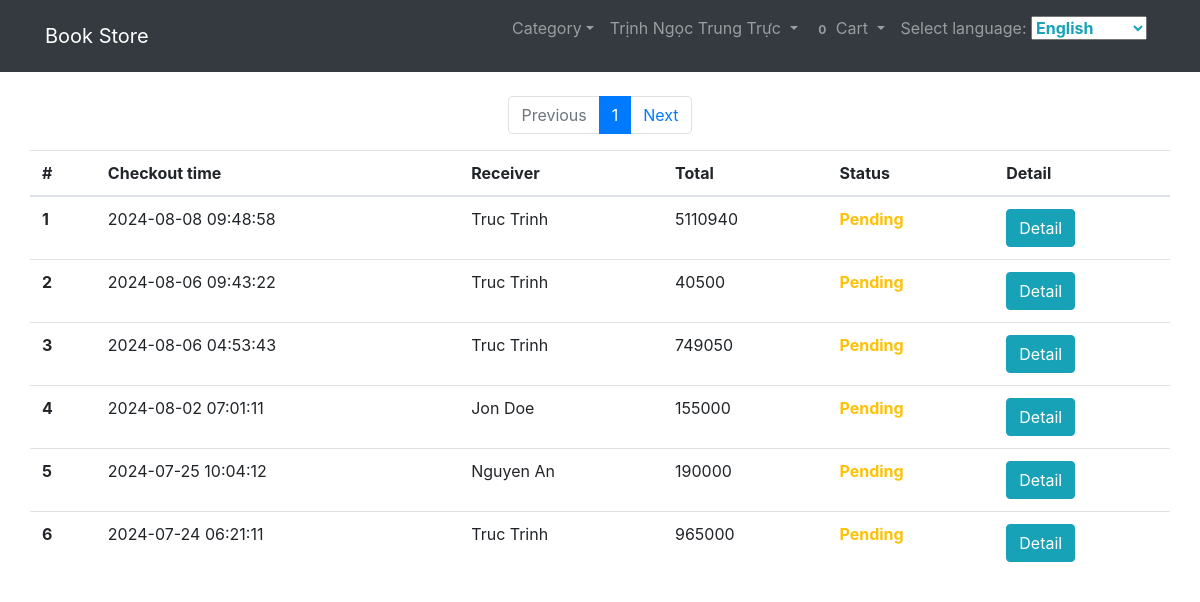
Page /history (signed in) on the earlier database version.
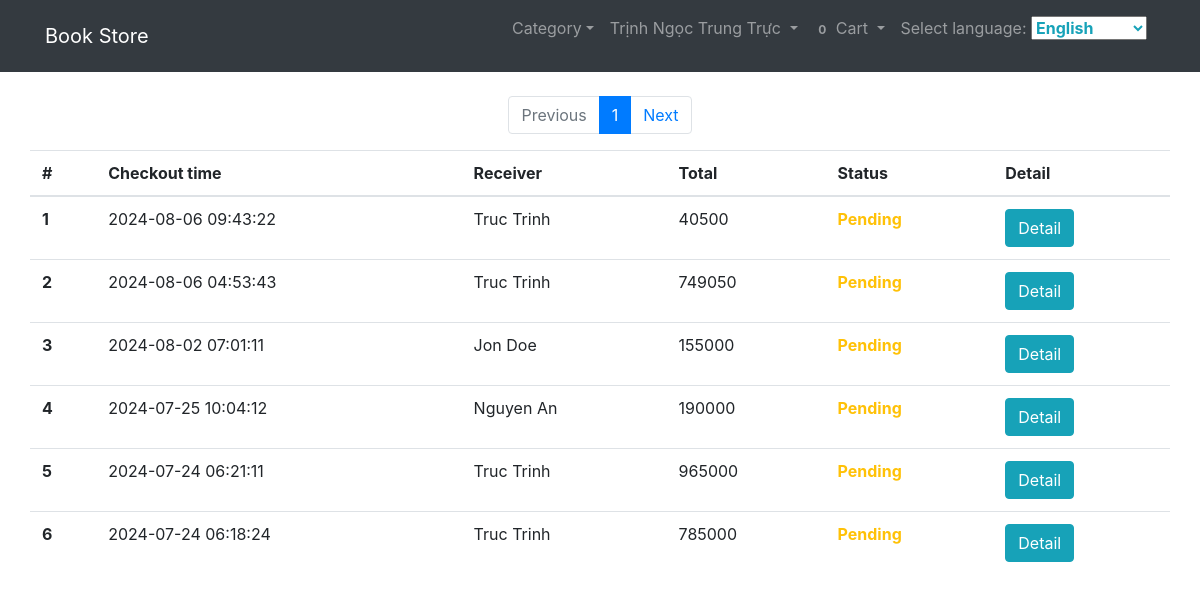
Same page on the later database version.
### tables this page shows
CREATE TABLE `transactions` (
  `id` int(11) NOT NULL,
  `createdAt` timestamp NOT NULL DEFAULT CURRENT_TIMESTAMP ON UPDATE CURRENT_TIMESTAMP,
  `typePayment` tinyint(1) DEFAULT NULL,
  `shippedAt` timestamp NOT NULL DEFAULT CURRENT_TIMESTAMP,
  `address` varchar(255) DEFAULT NULL,
  `receiver` varchar(255) DEFAULT NULL,
  `order_id` int(11) DEFAULT NULL,
  `total` double DEFAULT NULL,
  `codesale` int(11) DEFAULT NULL,
  `transport_id` int(11) DEFAULT NULL
);

### Controller.php (called while the page is built, shortened)
<?php
class Controller {
    public function render($view, $data = []) {
        extract($data);
        include "Views/$view.php";
    }
}

### Controllers/TransactionController.php (called while the page is built, shortened)
<?php
class TransactionController extends Controller {
    public function history(){
        $userId = $_SESSION['user_id'];
        $page = $_GET['page'] ?: 1;
        $limit = 6;
        $data = TransactionService::getInstance()->showHistoryPage($userId,$page,$limit);
        $this->render('user/history',$data);
    }
}

### index.php (called while the page is built, shortened)
<?php
$uri = $_SERVER['REQUEST_URI'];
$router = require 'routes.php';
$router->dispatch($uri);

### Models/Transaction.php (called while the page is built, shortened)
<?php
Class Transaction {
    public function getByHistoryPagination($userId,$page_first,$limit){
        $db = DBConfig::getDB();
        $stmt = $db->prepare('SELECT t.createdAt, t.address, t.receiver, t.order_id, t.total, o.user_id, tr.status
                                FROM transactions as t
                                LEFT JOIN order_item as o ON t.order_id = o.id
                                LEFT JOIN transport as tr ON t.transport_id = tr.id
                                WHERE o.user_id = ? ORDER BY tr.status, t.createdAt DESC LIMIT ?,?');
        $stmt->bind_param("iii", $userId,$page_first,$limit);
        $stmt->execute();
        $transactions= $stmt->get_result()->fetch_all(MYSQLI_ASSOC);
        return $transactions;
    }
}

### Repository/TransactionRepository.php (called while the page is built, shortened)
<?php
Class TransactionRepository {
    private static $instance;
    public static function getInstance(){
        if(self::$instance === null){
            self::$instance = new $classname;
        }
        return self::$instance;
    }
    public function getByHistoryPagination($userId,$page_first,$limit){
        return Transaction::getInstance()->getByHistoryPagination($userId,$page_first,$limit);
    }
}

### Services/TransactionService.php (called while the page is built, shortened)
<?php
class TransactionService {
    private static $instance;
    public static function getInstance(){
        if(self::$instance === null){
            self::$instance = new $classname;
        }
        return self::$instance;
    }
    public function showHistoryPage($userId,$page,$limit){
        $page_first = ($page - 1) * $limit;
        $number_page = TransactionRepository::getInstance()->getNumberPageOfHistoryPage($limit,$userId);
        $transactions = TransactionRepository::getInstance()->getByHistoryPagination($userId,$page_first,$limit);
        $categories = CategoryRepository::getInstance()->getAllCategories();
        return ['categories' => $categories,'book_cart' => $carts,
                'number_page'=>$number_page,'transactions'=>$transactions];
    }
}

### views/user/history.php (the view, shortened to what the changed rows need)
<?php
    $index = 1;
?>
<DOCTYPE html>
<html>
   <head>
    <link rel="stylesheet" href="https://cdn.jsdelivr.net/npm/bootstrap@4.6.2/dist/css/bootstrap.min.css">
  </head>
<body>
    <div class="app">
        <?php include('partials/sub_header.php')?>
        <div class="container">
            <div class="mt-4">
                <div class="row">
                    <table class="table">
                        <thead>
                            <tr>
                            <th scope="col">#</th>
                            <th scope="col"><?=_TIMECHECKOUT?></th>
                            <th scope="col"><?=_RECEIVER?></th>
                            <th scope="col"><?=_TOTAL?></th>
                            <th scope="col"><?=_STATUS?></th>
                            <th scope="col"><?=_DETAIL?></th>
                            </tr>
                        </thead>
                        <tbody>
                            <?php foreach($transactions as $transaction):?>
                                <tr>
                                <th scope="row"><?= $index ?></th>
                                <td><?= $transaction['createdAt'] ?></td>
                                <td><?= $transaction['receiver']?></td>
                                <td><?= $transaction['total']?></td>
                                <td><?php echo $transaction['status'] != 1
                                                                ? '<span class="text-warning font-weight-bold">'._PENDING.'</span>'
                                                                : '<span class="text-success font-weight-bold">'._SUCCESS.'</span>' ?>
                                </td>
                                <td><a href="detail_transaction?order_id=<?php echo $transaction['order_id']?>" class="btn btn-info"><?=_DETAIL?></a></td>
                                <?php $index ++?>
                            </tr>
                            <?php endforeach;?>
                        </table>
                </div>
            </div>
        </div>
    </div>
</body>
</html>

Differences in the rows shown:
no longer on this page (row edited): transactions: createdAt "2024-08-08 09:48:58", receiver "Truc Trinh", total "5110940"
now on this page (row unchanged): transactions: createdAt "2024-07-24 06:18:24", receiver "Truc Trinh", total "785000"
